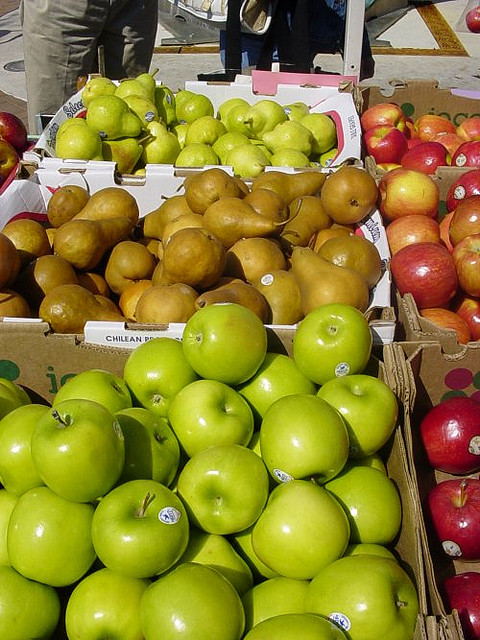
#> input picture apple_images/apples/ApplesAndPears_by_srqpix_ClydeRobinson.jpg, 480 x 640 px; its folder holds only this picture in this run
$ jupyter execute --allow-errors practicalMixGauss_Apples.ipynb   (older library calls are emulated)
#> lines starting #> are read from the running program, lines starting #| are printed output that depends on the picture
[cell 1]
import glob
import numpy as np
import matplotlib.pyplot as plt

from PIL import Image

[cell 2]
# This is added to ignore DeprecationWarning: np.asscalar(a)
import warnings
warnings.filterwarnings("ignore", category=DeprecationWarning)

### Note of the source of the codes:
Most of the codes are modified from previous practicalMixGauss notebooks. The modifications I made will be mentioned at the beginning of the code.

# Part A: Load data

[cell 3]
# Load the apple images and normalize them
# reduce the image size to shorten the training time
downsize_num = 3

files = glob.glob("apples/*.jpg")
ColorImgs = []
for myFile in files:
    im = Image.open(myFile)
#> im is the input picture: PIL image 480x640 RGB; mean R, G, B 140.9, 127.4, 46.5
    col, rows = im.size
#> col = 480; rows = 640
    im = im.resize((round(col/downsize_num), round(rows/downsize_num)), Image.ANTIALIAS)
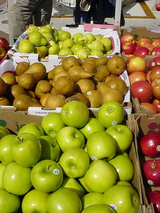
#> im: PIL image 160x213 RGB; mean R, G, B 140.9, 127.4, 46.5
    im = np.array(im)/255
#> im: shape (213, 160, 3) float64
    ColorImgs.append(im)

[cell 4]
# Load the apple masks, round the masks to get binary values
maskfiles = glob.glob("apples/*.png")
MaskImgs = []
for myFile in maskfiles:
    im = Image.open(myFile)
    col, rows = im.size
    im = im.resize((round(col/downsize_num), round(rows/downsize_num)), Image.ANTIALIAS)
    im = np.round(np.array(im)[:,:,1])
    im = np.array(im)/255
    MaskImgs.append(im)

#> (a cell that did not finish here is left out)

## Comments 1
Comfirmed that the apple images and the masks are loaded correctly.

# Part B: Mixtures of Gaussians

[cell 6]
# go through all elements in list, seperate the apples and not-apples
# print each shapes just to double check the numbers make sense
apple = []
notapple = []

#> (the rest of this cell did not finish here and is left out)

Now these RGB values are labeled as apple/notapple

[cell 7]
# Modified from practicalMixGaussA + practicalMixGaussC
# Only a few modification made to fit the different data dimentions

#the goal of this routine is to evaluate a Gaussian likelihood
# [23 lines left out: function calcGaussianProb, not called in this run]

[cell 8]
# Modified from practicalMixGaussC
# Not much changed, delete unneeded part to save computing time
# Iteration number can now be controlled by the user

def fitMixGauss(data, k, nIter):
    """
    Estimate a k MoG model that would fit the data. Incremently plots the outcome.


    Keyword arguments:
    data -- d by n matrix containing data points.
    k -- scalar representing the number of gaussians to use in the MoG model.

    Returns:
    mixGaussEst -- dict containing the estimated MoG parameters.

    """

    #     MAIN E-M ROUTINE
    #     In the E-M algorithm, we calculate a complete posterior distribution over
    #     the (nData) hidden variables in the E-Step.
    #     In the M-Step, we update the parameters of the Gaussians (mean, cov, w).

    nDims, nData = data.shape


    postHidden = np.zeros(shape=(k, nData))

    # we will initialize the values to random values
    mixGaussEst = dict()
    mixGaussEst['d'] = nDims
    mixGaussEst['k'] = k
    mixGaussEst['weight'] = (1 / k) * np.ones(shape=(k))
    mixGaussEst['mean'] = 2 * np.random.randn(nDims, k)
    mixGaussEst['cov'] = np.zeros(shape=(nDims, nDims, k))
    for cGauss in range(k):
        mixGaussEst['cov'][:, :, cGauss] = 2.5 + 1.5 * np.random.uniform() * np.eye(nDims)


    print("Start")
    for cIter in range(nIter):

        # ===================== =====================
        # Expectation step
        # ===================== =====================


        for cData in range(nData):

            curdata = data[:, cData]
            E_numerator = np.zeros((mixGaussEst['k'],1))
            # Calculate for all data points
            for i in range(mixGaussEst['k']):
                like_data = calcGaussianProb(curdata, mixGaussEst['mean'][:,i], mixGaussEst['cov'][:,:,i])

                E_numerator[i] = mixGaussEst['weight'][i] * like_data

            postHidden[:, cData] = (E_numerator/np.sum(E_numerator)).reshape(len(E_numerator),)


        # ===================== =====================
        # Maximization Step
        # ===================== =====================
        # for each constituent Gaussian
        for cGauss in range(k):
            # TO DO :  Update weighting parameters mixGauss.weight based on the total
            # posterior probability associated with each Gaussian. Replace this:
            lambda_numerator = np.sum(postHidden[cGauss, :])
            lambda_denominator = np.sum(postHidden)
            mixGaussEst['weight'][cGauss] = lambda_numerator/lambda_denominator


            # TO DO :  Update mean parameters mixGauss.mean by weighted average
            # where weights are given by posterior probability associated with
            # Gaussian.  Replace this:
            mu_numerator = postHidden[cGauss, :].reshape(1,len(postHidden[cGauss, :])) @ data.T
            mu_denominator = lambda_numerator
            mixGaussEst['mean'][:,cGauss] = mu_numerator/mu_denominator


            # TO DO :  Update covarance parameter based on weighted average of
            # square distance from update mean, where weights are given by
            # posterior probability associated with Gaussian
            sigma_numerator = 0
            for i in range(nData):
                # diff has to be reshape for calculating sigma_numerator
                diff = data[:, i].reshape(3,1) - mixGaussEst['mean'][:,cGauss].reshape(3,1)
                sigma_numerator += postHidden[cGauss, i] * diff @ diff.T

            sigma_denominator = lambda_numerator

            mixGaussEst['cov'][:,:,cGauss] = sigma_numerator/sigma_denominator

        if (cIter+1) %10 == 0:
            print("Finish iteration ", cIter+1)


    return mixGaussEst

[cell 9]
# Modified from practicalMixGaussC (almost the same)
# resizing the image decreases the training time from over 40 mins to under 5 mins
# Note that very unlikely we might get singular matrix, just rerun it and should work

# number of components, more comments below
apple_nGaussEst = 3
notapple_nGaussEst = 4

nIter = 40


#> (the rest of this cell did not finish here and is left out)

## Comments 2
Different (apple_nGaussEst, notapple_nGaussEst, nIter) pairs give different results, and there is no "best combination", there is only trade-offs. For example, one combination might perform really well at telling "red" apples, but it would probably perform really bad at telling "green" apples. After going through over 10 different combinations (apple_nGaussEst range from 3-6, notapple_nGaussEst range from 3-6, nIter range from 30-50), we choose to stay with (apple_nGaussEst = 3, notapple_nGaussEst = 4, nIter = 40) because it performs fairly good on telling apples from various colors and seperate the background really well (execpt for green leaf background, but all combinations perform quite bad on that one). The value of notapple_nGaussEst is slightly higher than apple_nGaussEst because the background is slightly more complicated than apples, so a higher number of GaussEst is used. Also, too many iterations might worsen the performance. It is observed that very higher iterations start to overfit to the color red-brown, so the brown tables in the background start to be predicted as apples.

# Part C: Posterior probability of being apple

[cell 10]
# Load the test images

files = glob.glob("testApples/*.jpg")
TestImgs = []
for myFile in files:
    im = Image.open(myFile)
    col, rows = im.size
    im = im.resize((round(col/downsize_num), round(rows/downsize_num)), Image.ANTIALIAS)
    im = np.array(im)/255
    TestImgs.append(im)

[cell 11]
# display the images to confirm that they are correctly loaded
for i in range(len(TestImgs)):
    f, (ax) = plt.subplots()
    ax.imshow(TestImgs[i])

[cell 12]
# Modified from practicalMixGaussB
# Previously it was getMixGaussLogLike. Now simply need getMixGaussLike

# def getMixGaussLogLike(data, mixGaussEst):
# [35 lines left out: function getMixGaussLike, not called in this run]

[cell 13]
# Modified from practicalMixGaussA
# prior is modified
# evaluation of the images is turn into a loop to deal with multiple images


# [29 lines left out: function eval_apple, not called in this run]

#> (a cell that did not finish here is left out)

## Comments 3
We are training the model to recognize apples by the "color". The main colors we see that are related to apples in the very beginning are dark red and dark green. From above results, test 1 and test 3, we see that the model did a very good job since the backgrounds were unrelated colors such as white and brown. The bottom of the orange in test 3 was dark orange which was a bit like dark red, so the model predicted a high chance of being apple. But for test 2, the apples were bright green and the background were as green as our testing apples were. Thus, the prediction of test 2 is prety bad.

# Part D: Quantifing the results using ROC curve

Learned from: https://en.wikipedia.org/wiki/Receiver_operating_characteristic

* We have True Positives(TP), True Negatives (TN), False Positives (FP), and False Negatives (FN)
* Usually the accuracy (ACC) is considered as (TP+TN) / (all data)
* A reasonable way of quantifying the model's performance is by evaluating the ROC curve
* ROC curve takes the FPR as x-axis and TPR as y-axis. The area under the curve is an indication of how the model performs. Where FPR = FP/(FP+TN) and TPR = TP/(TP+FN)

[cell 15]
# Load the test masks, round the masks to get binary values
maskfiles = glob.glob("testApples/*.png")
testMask = []
for myFile in maskfiles:
    im = Image.open(myFile)
    col, rows = im.size
    im = im.resize((round(col/downsize_num), round(rows/downsize_num)), Image.ANTIALIAS)
    im = np.array(im)/255
    im = np.round(np.array(im)[:,:,1])
    testMask.append(im)

f, (ax) = plt.subplots()
#> (the rest of this cell did not finish here and is left out)

[cell 16]
# Returns FPR, TPR, and the optimal ACC with the threshold
# [39 lines left out: function ROC, not called in this run]

#> (a cell that did not finish here is left out)

## Comments 4
Reference research paper:
* https://www.sciencedirect.com/science/article/pii/S1556086415306043
* https://www.ncbi.nlm.nih.gov/pmc/articles/PMC2935260/

The area under the ROC curve (AUC) tells how good the model performs. According to research papers, AUC values between 0.8-0.9 are good and above 0.9 are excellent/outstanding. To be honest, our model performs the best on the test image that comes with a mask, probably because that image has a brown/white/orange background which really pops out the apple. After trying many different parameters, our model consistantly produce an AUC of above 0.9, which indicates that the performance is excellent. Furthermore, the acuracy is always higher than 96% (sometimes even over 99%), which again indicates the model is really good.

# Part E: Self generate two apple images and evaluate the model's performance on them

The two apple images are from:
* https://unsplash.com/photos/crl5DLc5KbA
* https://unsplash.com/photos/d-2nGZwEL2M

[cell 18]
# Load and plot my apple images and masks

files = glob.glob("myapples/*.jpg")
myImgs = []
for myFile in files:
    im = Image.open(myFile)
    col, rows = im.size
    im = im.resize((round(col/downsize_num), round(rows/downsize_num)), Image.ANTIALIAS)
    im = np.array(im)/255
    myImgs.append(im)

maskfiles = glob.glob("myapples/*.png")
myMask = []
for myFile in maskfiles:
    im = Image.open(myFile)
    col, rows = im.size
    im = im.resize((round(col/downsize_num), round(rows/downsize_num)), Image.ANTIALIAS)
    im = np.array(im)/255
    im = np.round(np.array(im)[:,:,1])
    myMask.append(im)

for i in range(len(myImgs)):
    fig, (ax1, ax2) = plt.subplots(1, 2)
    ax1.imshow(myImgs[i])
    ax2.imshow(myMask[i])


$ run again, on apple_images/apples/Apples_by_kightp_Pat_Knight_flickr.jpg
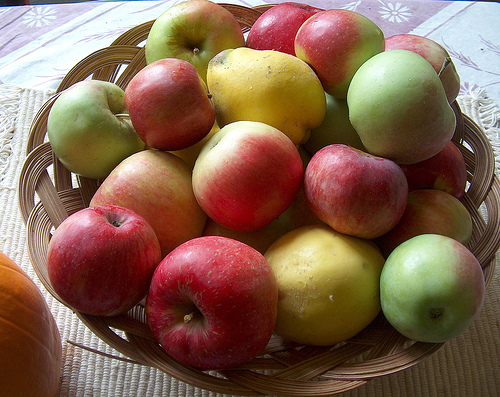
#> input picture apple_images/apples/Apples_by_kightp_Pat_Knight_flickr.jpg, 500 x 397 px
#> im is the input picture: PIL image 500x397 RGB; mean R, G, B 131.4, 100.4, 80
#> `im = im.resize((round(col/downsize_num), round(rows/downsize_num)), Im..`:
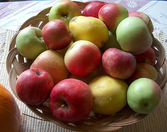
#> im: PIL image 167x132 RGB; mean R, G, B 131.4, 100.4, 80

$ run again, on apple_images/apples/bobbing-for-apples.jpg
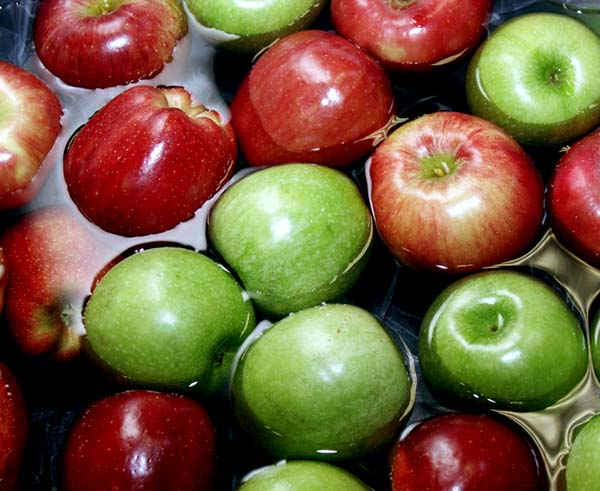
#> input picture apple_images/apples/bobbing-for-apples.jpg, 600 x 491 px
#> im is the input picture: PIL image 600x491 RGB; mean R, G, B 118.9, 91.7, 60.7
#> `im = im.resize((round(col/downsize_num), round(rows/downsize_num)), Im..`:
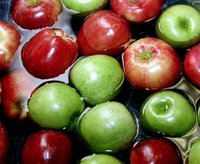
#> im: PIL image 200x164 RGB; mean R, G, B 118.9, 91.7, 60.8
